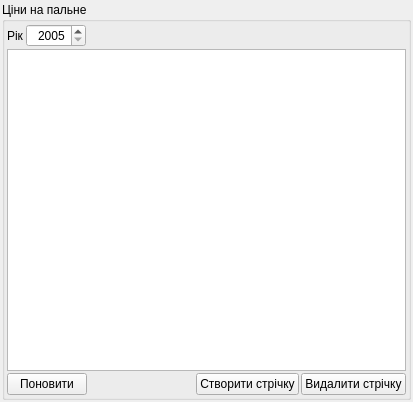
<?xml version="1.0" encoding="UTF-8"?>
<ui version="4.0">
 <class>UForm_AParkCinaPalnogo</class>
 <widget class="QWidget" name="UForm_AParkCinaPalnogo">
  <property name="geometry">
   <rect>
    <x>0</x>
    <y>0</y>
    <width>413</width>
    <height>402</height>
   </rect>
  </property>
  <property name="windowTitle">
   <string>Ціни пального</string>
  </property>
  <layout class="QVBoxLayout" name="verticalLayout_2">
   <property name="spacing">
    <number>2</number>
   </property>
   <property name="margin">
    <number>2</number>
   </property>
   <item>
    <widget class="QGroupBox" name="groupBox_markyPalnogo">
     <property name="title">
      <string>Ціни на пальне</string>
     </property>
     <layout class="QVBoxLayout" name="verticalLayout">
      <property name="spacing">
       <number>2</number>
      </property>
      <property name="margin">
       <number>2</number>
      </property>
      <item>
       <layout class="QHBoxLayout" name="horizontalLayout_2">
        <property name="spacing">
         <number>2</number>
        </property>
        <item>
         <widget class="QLabel" name="label_yearFilter">
          <property name="text">
           <string>Рік</string>
          </property>
         </widget>
        </item>
        <item>
         <widget class="QSpinBox" name="spinBox_yearFilter">
          <property name="minimumSize">
           <size>
            <width>60</width>
            <height>0</height>
           </size>
          </property>
          <property name="alignment">
           <set>Qt::AlignRight|Qt::AlignTrailing|Qt::AlignVCenter</set>
          </property>
          <property name="minimum">
           <number>2005</number>
          </property>
          <property name="maximum">
           <number>2100</number>
          </property>
         </widget>
        </item>
        <item>
         <spacer name="horizontalSpacer_2">
          <property name="orientation">
           <enum>Qt::Horizontal</enum>
          </property>
          <property name="sizeHint" stdset="0">
           <size>
            <width>40</width>
            <height>20</height>
           </size>
          </property>
         </spacer>
        </item>
       </layout>
      </item>
      <item>
       <widget class="QTableWidget" name="tableWidget_cinaPalnogo">
        <property name="alternatingRowColors">
         <bool>true</bool>
        </property>
        <property name="selectionBehavior">
         <enum>QAbstractItemView::SelectRows</enum>
        </property>
       </widget>
      </item>
      <item>
       <layout class="QHBoxLayout" name="horizontalLayout">
        <property name="spacing">
         <number>2</number>
        </property>
        <item>
         <widget class="QPushButton" name="pushButton_reload">
          <property name="text">
           <string>Поновити</string>
          </property>
          <property name="icon">
           <iconset resource="../images/UAutoParkImg.qrc">
            <normaloff>:/icontexto_webdev_pack/icontexto_webdev_pack/icontexto-webdev-reload-032x032.png</normaloff>:/icontexto_webdev_pack/icontexto_webdev_pack/icontexto-webdev-reload-032x032.png</iconset>
          </property>
         </widget>
        </item>
        <item>
         <spacer name="horizontalSpacer">
          <property name="orientation">
           <enum>Qt::Horizontal</enum>
          </property>
          <property name="sizeHint" stdset="0">
           <size>
            <width>40</width>
            <height>20</height>
           </size>
          </property>
         </spacer>
        </item>
        <item>
         <widget class="QPushButton" name="pushButton_create">
          <property name="text">
           <string>Створити стрічку</string>
          </property>
          <property name="icon">
           <iconset resource="../images/UAutoParkImg.qrc">
            <normaloff>:/icontexto_webdev_pack/icontexto_webdev_pack/icontexto-webdev-add-016x016.png</normaloff>:/icontexto_webdev_pack/icontexto_webdev_pack/icontexto-webdev-add-016x016.png</iconset>
          </property>
         </widget>
        </item>
        <item>
         <widget class="QPushButton" name="pushButton_delete">
          <property name="text">
           <string>Видалити стрічку</string>
          </property>
          <property name="icon">
           <iconset resource="../images/UAutoParkImg.qrc">
            <normaloff>:/icontexto_webdev_pack/icontexto_webdev_pack/icontexto-webdev-remove-016x016.png</normaloff>:/icontexto_webdev_pack/icontexto_webdev_pack/icontexto-webdev-remove-016x016.png</iconset>
          </property>
         </widget>
        </item>
       </layout>
      </item>
     </layout>
    </widget>
   </item>
  </layout>
 </widget>
 <resources>
  <include location="../images/UAutoParkImg.qrc"/>
 </resources>
 <connections/>
</ui>
